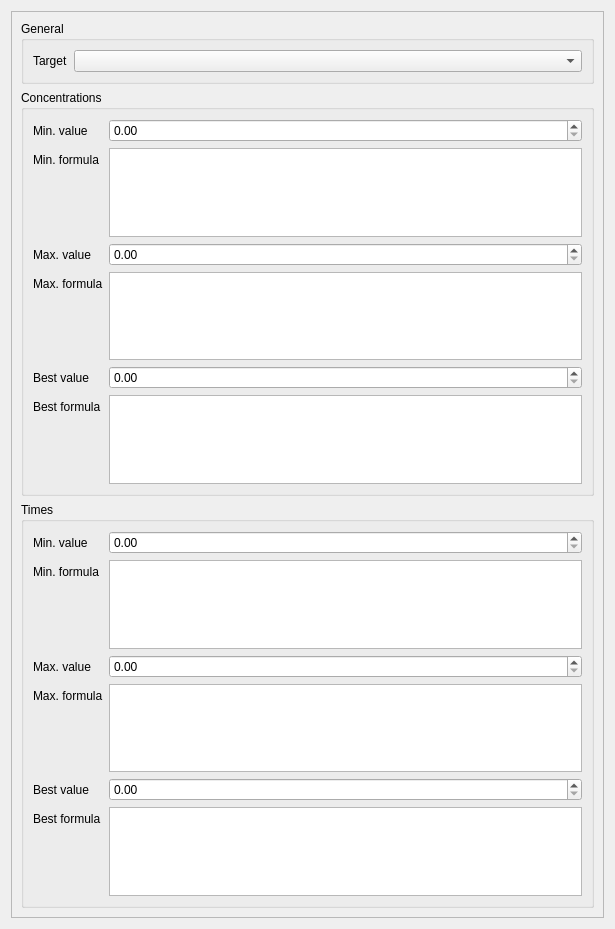
<?xml version="1.0" encoding="UTF-8"?>
<ui version="4.0">
 <class>TargetItemWidget</class>
 <widget class="QWidget" name="TargetItemWidget">
  <property name="geometry">
   <rect>
    <x>0</x>
    <y>0</y>
    <width>615</width>
    <height>929</height>
   </rect>
  </property>
  <property name="windowTitle">
   <string>Form</string>
  </property>
  <layout class="QVBoxLayout" name="verticalLayout">
   <item>
    <widget class="QScrollArea" name="scrollArea">
     <property name="enabled">
      <bool>true</bool>
     </property>
     <property name="frameShape">
      <enum>QFrame::StyledPanel</enum>
     </property>
     <property name="widgetResizable">
      <bool>true</bool>
     </property>
     <widget class="QWidget" name="scrollAreaWidgetContents">
      <property name="geometry">
       <rect>
        <x>0</x>
        <y>0</y>
        <width>595</width>
        <height>909</height>
       </rect>
      </property>
      <layout class="QVBoxLayout" name="verticalLayout_2">
       <item>
        <widget class="QGroupBox" name="generalBox">
         <property name="title">
          <string>General</string>
         </property>
         <layout class="QFormLayout" name="formLayout">
          <item row="0" column="0">
           <widget class="QLabel" name="targetLabel">
            <property name="text">
             <string>Target</string>
            </property>
           </widget>
          </item>
          <item row="0" column="1">
           <widget class="QComboBox" name="targetBox"/>
          </item>
         </layout>
        </widget>
       </item>
       <item>
        <widget class="QGroupBox" name="concentrationBox">
         <property name="title">
          <string>Concentrations</string>
         </property>
         <layout class="QFormLayout" name="formLayout_2">
          <item row="0" column="0">
           <widget class="QLabel" name="CMinValLabel">
            <property name="text">
             <string>Min. value</string>
            </property>
           </widget>
          </item>
          <item row="0" column="1">
           <widget class="QDoubleSpinBox" name="CMinValBox"/>
          </item>
          <item row="1" column="0">
           <widget class="QLabel" name="CMinForLabel">
            <property name="text">
             <string>Min. formula</string>
            </property>
           </widget>
          </item>
          <item row="2" column="0">
           <widget class="QLabel" name="CMaxValLabel">
            <property name="text">
             <string>Max. value</string>
            </property>
           </widget>
          </item>
          <item row="3" column="0">
           <widget class="QLabel" name="CMaxForLabel">
            <property name="text">
             <string>Max. formula</string>
            </property>
           </widget>
          </item>
          <item row="4" column="0">
           <widget class="QLabel" name="CBestValLabel">
            <property name="text">
             <string>Best value</string>
            </property>
           </widget>
          </item>
          <item row="4" column="1">
           <widget class="QDoubleSpinBox" name="CBestValBox"/>
          </item>
          <item row="5" column="0">
           <widget class="QLabel" name="CBestForLabel">
            <property name="text">
             <string>Best formula</string>
            </property>
           </widget>
          </item>
          <item row="2" column="1">
           <widget class="QDoubleSpinBox" name="CMaxValBox"/>
          </item>
          <item row="1" column="1">
           <widget class="QPlainTextEdit" name="CMinForText"/>
          </item>
          <item row="3" column="1">
           <widget class="QPlainTextEdit" name="CMaxForText"/>
          </item>
          <item row="5" column="1">
           <widget class="QPlainTextEdit" name="CBestForText"/>
          </item>
         </layout>
        </widget>
       </item>
       <item>
        <widget class="QGroupBox" name="timeBox">
         <property name="title">
          <string>Times</string>
         </property>
         <layout class="QFormLayout" name="formLayout_3">
          <item row="0" column="0">
           <widget class="QLabel" name="TMinValLabel">
            <property name="text">
             <string>Min. value</string>
            </property>
           </widget>
          </item>
          <item row="0" column="1">
           <widget class="QDoubleSpinBox" name="TMinValBox"/>
          </item>
          <item row="1" column="0">
           <widget class="QLabel" name="TMinForLabel">
            <property name="text">
             <string>Min. formula</string>
            </property>
           </widget>
          </item>
          <item row="2" column="0">
           <widget class="QLabel" name="TMaxValLabel">
            <property name="text">
             <string>Max. value</string>
            </property>
           </widget>
          </item>
          <item row="3" column="0">
           <widget class="QLabel" name="TMaxForLabel">
            <property name="text">
             <string>Max. formula</string>
            </property>
           </widget>
          </item>
          <item row="4" column="0">
           <widget class="QLabel" name="TBestValLabel">
            <property name="text">
             <string>Best value</string>
            </property>
           </widget>
          </item>
          <item row="4" column="1">
           <widget class="QDoubleSpinBox" name="TBestValBox"/>
          </item>
          <item row="5" column="0">
           <widget class="QLabel" name="TBestForLabel">
            <property name="text">
             <string>Best formula</string>
            </property>
           </widget>
          </item>
          <item row="2" column="1">
           <widget class="QDoubleSpinBox" name="TMaxValBox"/>
          </item>
          <item row="1" column="1">
           <widget class="QPlainTextEdit" name="TMinForText"/>
          </item>
          <item row="3" column="1">
           <widget class="QPlainTextEdit" name="TMaxForText"/>
          </item>
          <item row="5" column="1">
           <widget class="QPlainTextEdit" name="TBestForText"/>
          </item>
         </layout>
        </widget>
       </item>
      </layout>
     </widget>
    </widget>
   </item>
  </layout>
 </widget>
 <tabstops>
  <tabstop>targetBox</tabstop>
  <tabstop>CMinValBox</tabstop>
  <tabstop>CMinForText</tabstop>
  <tabstop>CMaxValBox</tabstop>
  <tabstop>CMaxForText</tabstop>
  <tabstop>CBestValBox</tabstop>
  <tabstop>CBestForText</tabstop>
  <tabstop>TMinValBox</tabstop>
  <tabstop>TMinForText</tabstop>
  <tabstop>TMaxValBox</tabstop>
  <tabstop>TMaxForText</tabstop>
  <tabstop>TBestValBox</tabstop>
  <tabstop>TBestForText</tabstop>
  <tabstop>scrollArea</tabstop>
 </tabstops>
 <resources/>
 <connections/>
</ui>
